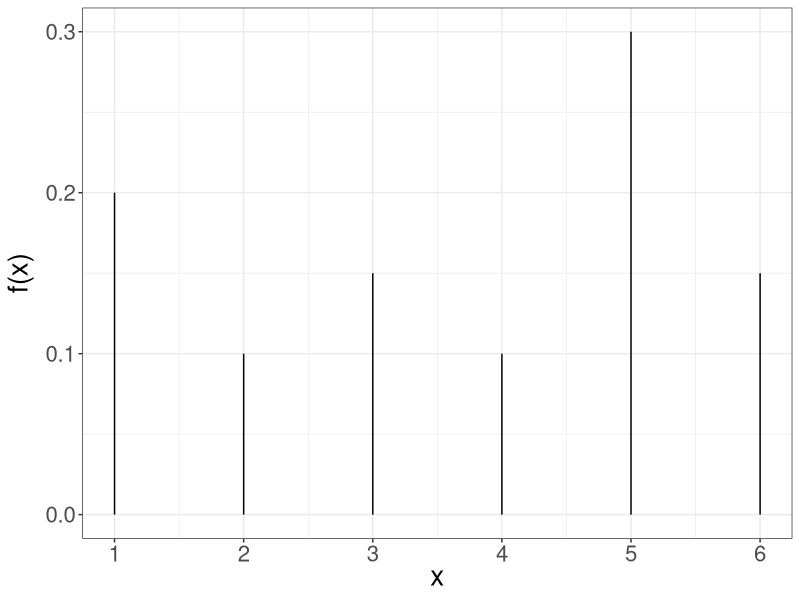
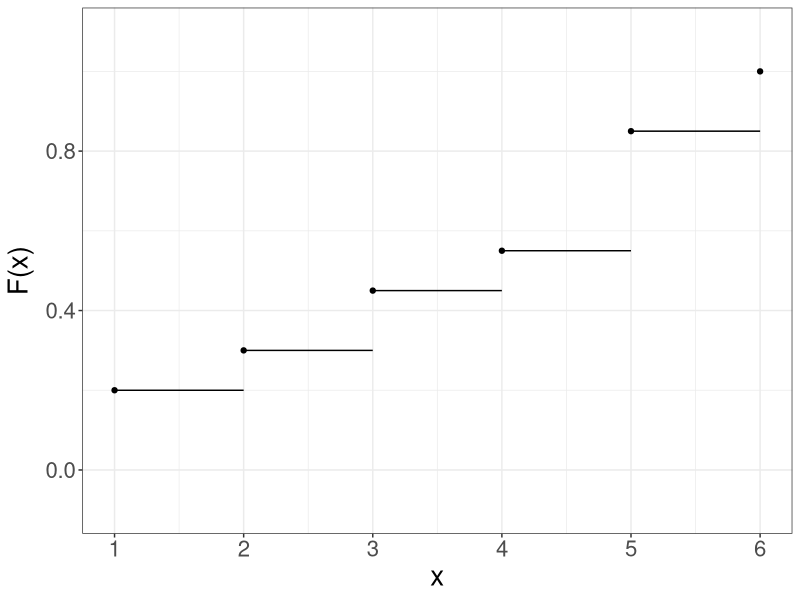

These charts were generated, in order, by the following R code:
## ---- chunk 1
#| message: false
#| warning: false
library(tidyverse)
## ---- chunk 2
x <- 1:6
y <- c(0.2, 0.1, 0.15, 0.1, 0.3, 0.15)

data <- data.frame(x = x, y = y)

data %>% 
  ggplot() +
  aes(x = x, y = y) +
  geom_segment(data = data, 
               aes(x = x, y = 0, 
                   xend = x, yend = y)) +
  labs(x = expression(paste("x")),
       y = expression(paste("f(x)"))) +
  theme_bw() +
  theme(text = element_text(size = 20)) + 
  scale_x_continuous(breaks = pretty(data$x, n = 6))
## ---- chunk 3
x <- 1:6
y <- cumsum(c(0.2, 0.1, 0.15, 0.1, 0.3, 0.15))
xend <- c(2, 3, 4, 5, 6, 6)

data <- data.frame(x = x,
                   y = y,
                   xend = xend)

ggplot(data = data,
       aes(x = x, y = y, xend = xend, yend = y)) +
  geom_point() +
  geom_segment() +
  scale_x_continuous(breaks=1:6,
                     limits = c(1, 6)) +
  scale_y_continuous(limits = c(-.1, 1.1)) +
  labs(x = "x",
      y = expression(paste("F(x)")))+
  theme_bw() +
  theme(text = element_text(size = 20)) 
## ---- chunk 4
x <- 1:6
f_x <- c(0.2, 0.1, 0.15, 0.1, 0.3, 0.15)
mu <- sum(x * f_x)
mu
## ---- chunk 5
mu_2 <- sum(x^2 * f_x)
mu_2 - mu^2
